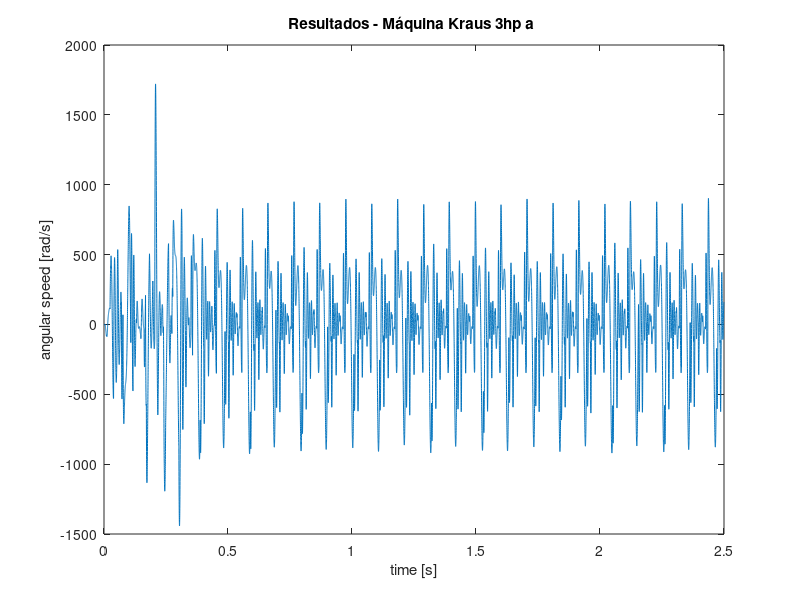
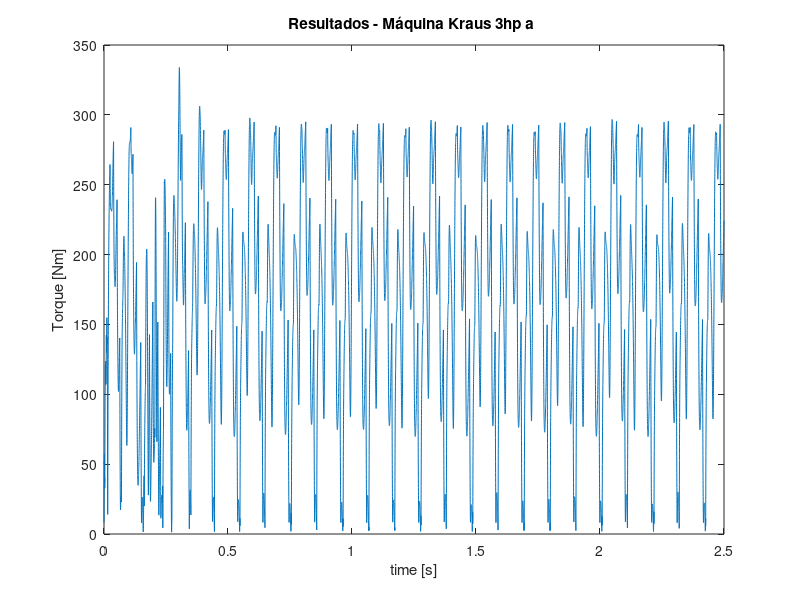
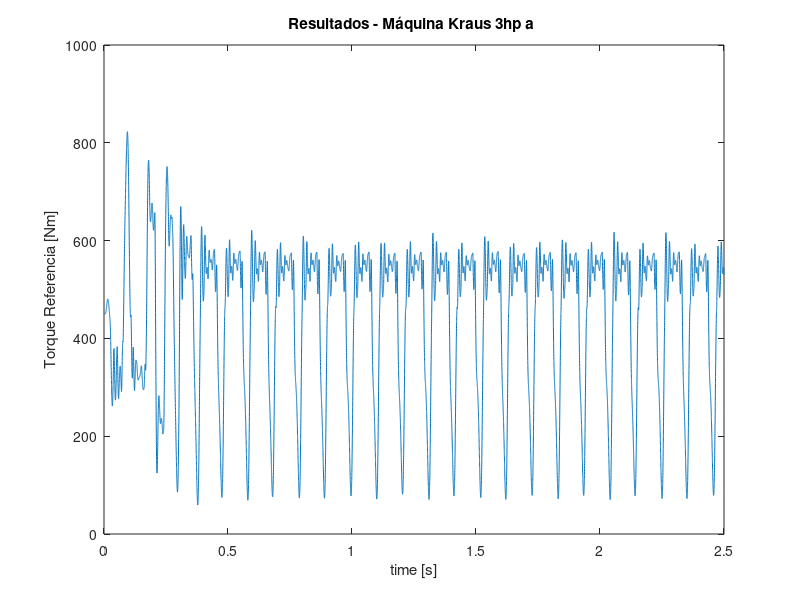
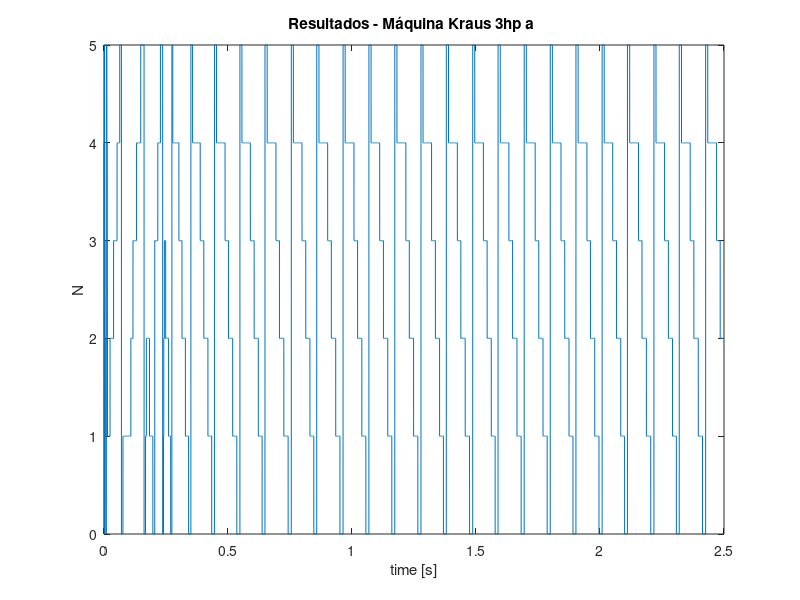

MATLAB code for these plots, in order:

close all;

t=0:1/10000:(25000-1)/10000;
load("Imr.dat"); figure; plot(t, Imr(:,6)); title("Resultados - Máquina Kraus 3hp a "); xlabel("time [s]"); ylabel("angular speed [rad/s]");
load("Imr.dat"); figure; plot(t, Imr(:,7)); title("Resultados - Máquina Kraus 3hp a "); xlabel("time [s]"); ylabel("Torque [Nm]");
load("Imr.dat"); figure; plot(t, Imr(:,11)); title("Resultados - Máquina Kraus 3hp a "); xlabel("time [s]"); ylabel("Torque Referencia [Nm]");
load("Imr.dat"); figure; plot(t, Imr(:,10)); title("Resultados - Máquina Kraus 3hp a "); xlabel("time [s]"); ylabel("N");
load("Imr.dat"); figure; plot(t, Imr(:,12)); title("Resultados - Máquina Kraus 3hp a "); xlabel("time [s]"); ylabel("flux");
load("Imr.dat"); figure; plot(Imr(:,3), Imr(:,4)); title("Resultados - Máquina Kraus 3hp a "); xlabel("Rotor Magnetic Flow [Wb]"); ylabel("Rotor Magnetic Flow [Wb]");
load("Imr.dat"); figure; plot(t, Imr(:,1)-Imr(:,2)); title("Resultados - Máquina Kraus 3hp a "); xlabel("time [s]"); ylabel("error de corriente de fase [A]");
%load("Imr.dat"); figure; plot(t, Imr(:,1)); title("Resultados - Máquina Kraus 3hp a "); xlabel("time [s]"); ylabel("corriente Isa [A]");





